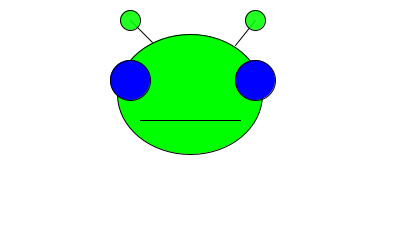
Frame 1 (no input)
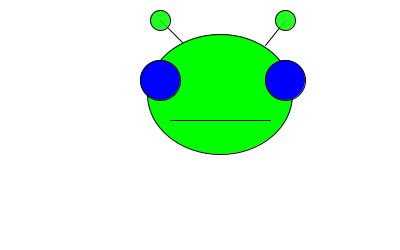
Frame 60 (the mouse pressed at the canvas centre just before this capture)
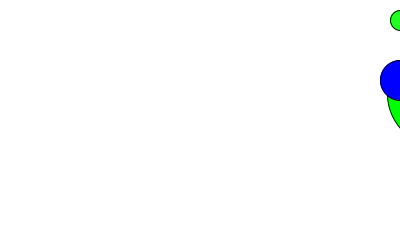
Frame 120 (the mouse held since frame 60 and released just before this capture)

The Processing sketch that drew these frames (run headless with seeded random() and noise(); from frame 60 on, the mouse is pressed at the canvas centre):

// Processing sketch: processing_123069
// ── processing_123069.pde

int x;
int speed;  // botstbal
int teller;
boolean test;

void setup() {
size(400,250);
x= 100;
speed =10;
teller =0;
test =true;
}

void draw() {
 background(255);
  
stroke(0);
line(30+x,20,55+x,45);
line(155+x,20,135+x,45);
fill(0,255,0,220);    //stokbolletjes\\
ellipse(30+x,20,20,20);
ellipse(155+x,20,20,20);

  if (test == true){fill(0,255,0);
}
else if (test == false){fill(255,0,0);
}
ellipse(90+x,94,145,120);  //face\\

fill(0,0,255);
ellipse(30+x,80,40,40);  //eyes\\
ellipse(155+x,80,40,40);

stroke(0);
line(40+x,120,140+x,120);  //mouth\\

 x = x + speed;

  if (x >width || x < 0) {
    speed = -speed;
    teller = teller +1;
}
if (teller == 10){
teller = 0;
test = !test;

  }

println(teller);
}
